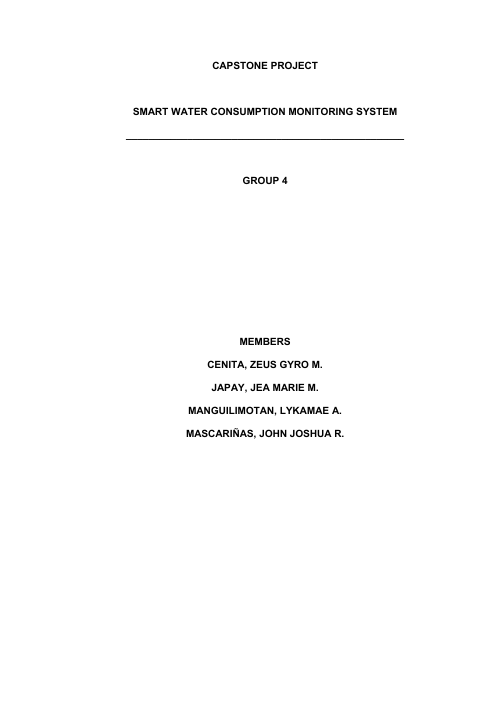
#> input picture _doc_review_render/page-01.png, 993 x 1404 px (shown at 1/2 size); its folder holds 4 pictures in this run
$ python make_sheets.py
#> lines starting #> are read from the running program, lines starting #| are printed output that depends on the picture
from pathlib import Path

from PIL import Image, ImageDraw


render_dir = Path(r"C:\laragon\capstone\SmartWater_Update\_doc_review_render")
pages = sorted(render_dir.glob("page-*.png"))
output = render_dir / "sheets"
output.mkdir(exist_ok=True)

for batch_start in range(0, len(pages), 16):
    images = [
        Image.open(page).convert("RGB").resize((248, 351))
        for page in pages[batch_start : batch_start + 16]
    ]
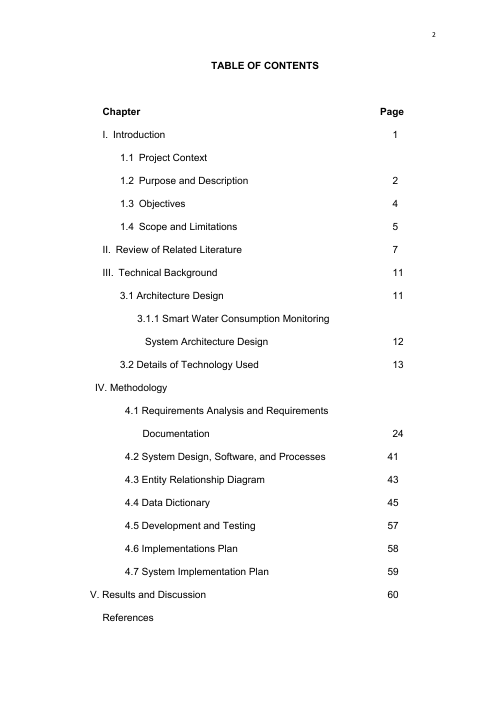
#> input picture _doc_review_render/page-02.png, 993 x 1404 px (shown at 1/2 size)
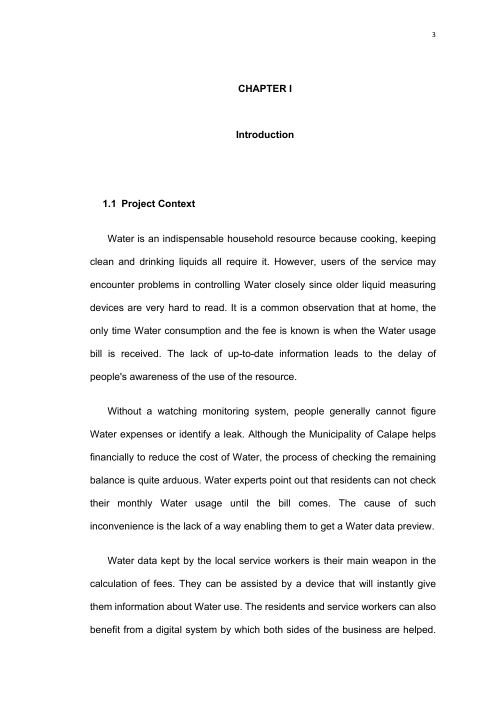
#> input picture _doc_review_render/page-03.png, 993 x 1404 px (shown at 1/2 size)
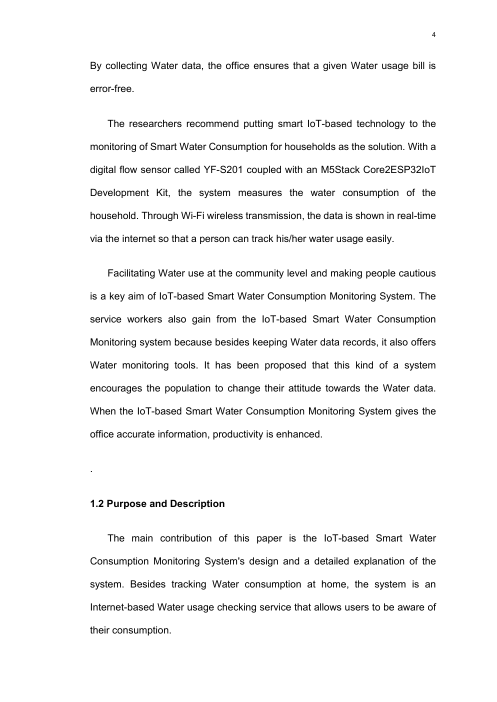
#> input picture _doc_review_render/page-04.png, 993 x 1404 px (shown at 1/2 size)
#> images = 4 items
    sheet = Image.new("RGB", (1080, 1520), "#bfbfbf")
#> sheet: PIL image 1080x1520 RGB; every value is 191
    draw = ImageDraw.Draw(sheet)
    for position, image in enumerate(images):
        x = (position % 4) * 270 + 11
        y = (position // 4) * 380 + 22
        sheet.paste(image, (x, y))
        draw.text((x, y - 18), str(batch_start + position + 1), fill="black")
#> this loop made 4 passes
#> x on passes 1 to 4: 11, 281, 551, 821
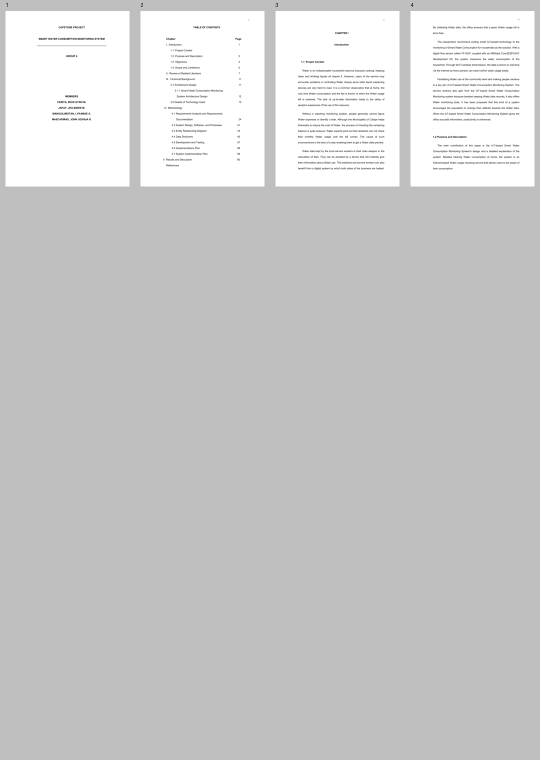
#> sheet: PIL image 1080x1520 RGB (shown at 1/2 size); min 2, max 255, mean 203.2
    sheet.save(output / f"sheet-{batch_start // 16 + 1}.jpg", quality=90)
